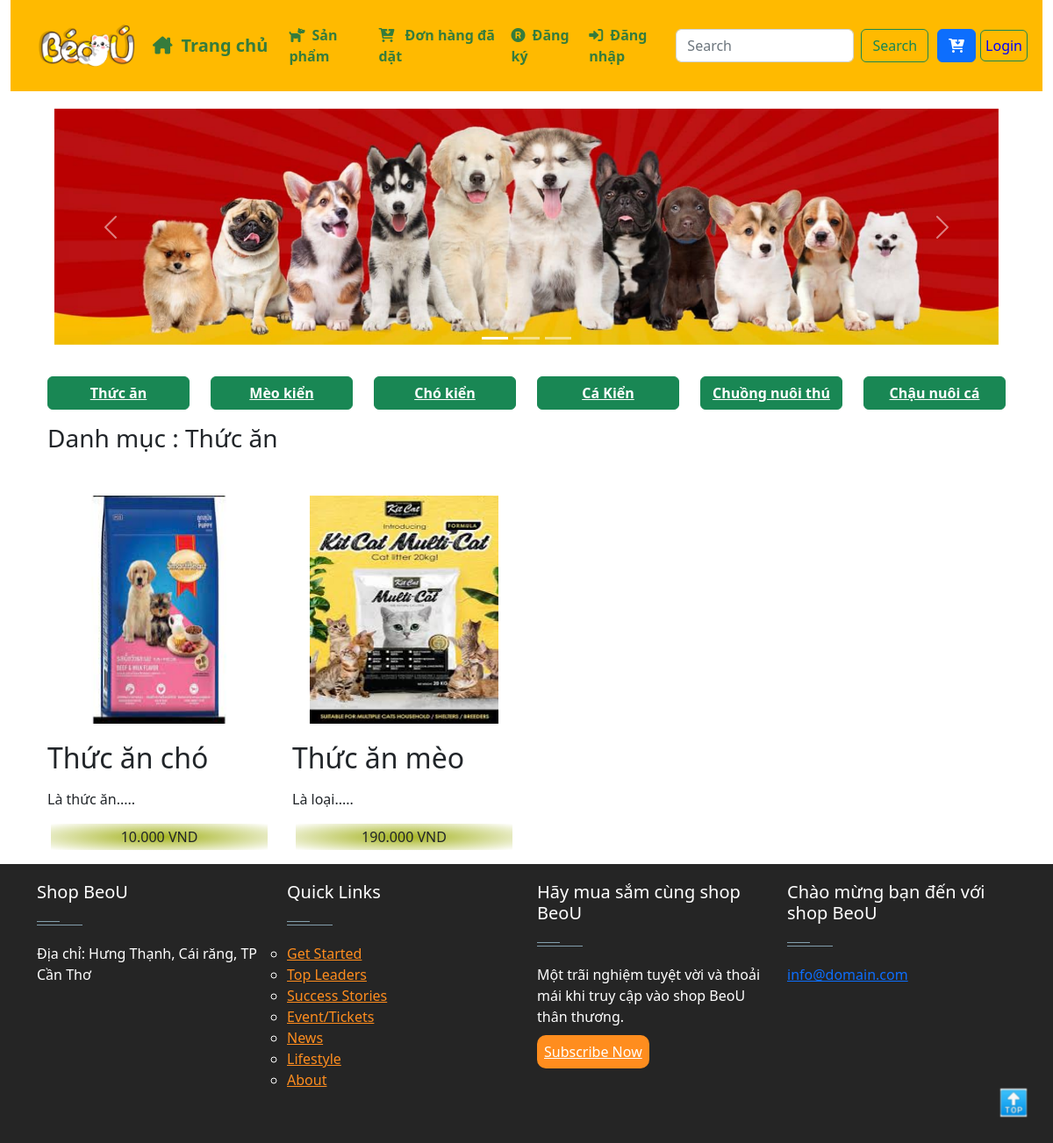
/productbycart.php?catid=23, run on the app's committed database.
### tables this page shows
CREATE TABLE `tbl_category` (
  `catId` int(11) NOT NULL,
  `catName` varchar(255) NOT NULL
);

CREATE TABLE `tbl_product` (
  `productId` int(11) NOT NULL,
  `productName` text NOT NULL,
  `productdesc` text NOT NULL,
  `type_1` int(11) NOT NULL,
  `price` varchar(255) NOT NULL,
  `image_1` varchar(255) NOT NULL,
  `brandId` int(11) NOT NULL,
  `adminID` int(11) NOT NULL,
  `catId` int(11) NOT NULL
);

### lib/database.php (called while the page is built)
<?php
class Database
{
  private $host = "localhost";
  private $username = "root";
  private $password = "";
  private $dbname = "pet";
  protected function connect()
  {
    $conn = 'mysql:host' . $this->host . ';dbname=' . $this->dbname . ';charset=utf8';
    $pdo = new PDO($conn, $this->username, $this->password);
    return $pdo;
  }
}

### classes/category.php (called while the page is built, shortened)
<?php
$filepath = realpath(dirname(__FILE__));
include_once($filepath . '/../lib/database.php');
include_once($filepath . '/../helpers/format.php');
?>
<?php
class category extends Database
{
    public function show_category_fontend()
    {
        $sql = "SELECT * FROM pet.tbl_category order by catId desc";
        $stmt = $this->connect()->query($sql);
        return $stmt;
    }
    public function get_product_by_cat($id)
    {
        $sql = "SELECT * FROM pet.tbl_product WHERE catId = ? order by catId desc LIMIT 8";
        $stmt = $this->connect()->prepare($sql);
        $stmt->execute([$id]);
        return $stmt;
    }
    public function get_name_by_cat($id)
    {
        $sql = "SELECT pet.tbl_product.*, pet.tbl_category.*
            FROM pet.tbl_product INNER JOIN pet.tbl_category ON pet.tbl_product.catId = pet.tbl_category.catId AND pet.tbl_product.catId = ? LIMIT 1";
        $stmt = $this->connect()->prepare($sql);
        $stmt->execute([$id]);
        return $stmt;
    }
}
?>

### helpers/format.php (called while the page is built, shortened)
<?php
class Format{
public function textShorten($text, $limit = 400){
$text = $text. " ";
$text = substr($text, 0, $limit);
$text = substr($text, 0, strrpos($text, ' '));
$text = $text.".....";
return $text;
}
public function format_currency($n=0){
    $n=(string)$n;
    $n=strrev($n);
    $res='';
    for($i=0;$i<strlen($n);$i++){
        if($i%3==0 && $i!=0){
            $res.='.';
        }
        $res.=$n[$i];
    }
    $res=strrev($res);
    return $res;
}
}

### productbycart.php (the view)
<?php
include_once 'inc/header.php';
include_once 'inc/slider.php';
?>
<?php
$cat = new category();
if (!isset($_GET['catid']) || $_GET['catid'] == NULL) {
  echo "<script>window.location = '404.php'</script>";
} else {
  $id = $_GET['catid'];
}
?>
<div class="container">
  <div class="content">
    <div class="row mt-3 mb-3">
      <?php
      $getall_category = $cat->show_category_fontend();
      if ($getall_category) {
        while ($result_allcat = $getall_category->fetch()) {
      ?>
          <div class="col-2">
            <button style="width: 100% ; color: white; font-weight: bold;" type="button" class="btn btn-success">
              <a style="color:white;" href="productbycart.php?catid=<?php echo $result_allcat['catId'] ?>"><?php echo $result_allcat['catName'] ?></a>
            </button>
          </div>
      <?php
        }
      }
      ?>
    </div>
    <?php
    $name_cat = $cat->get_name_by_cat($id);
    if ($name_cat) {
      while ($result_name = $name_cat->fetch()) {
    ?>
        <div class="row">
          <h3>Danh mục : <?php echo $result_name['catName'] ?></h3>
      <?php
      }
    }
      ?>
      <?php
      $productbycat = $cat->get_product_by_cat($id);
      if ($productbycat) {
        while ($result = $productbycat->fetch()) {
      ?>
          <div class="col-12 col-sm-6 col-md-3  image">
            <a href="trangchitiet.php?proid=<?php echo $result['productId'] ?>">
              <img class="d-block w-100" src="admin/uploads/<?php echo $result['image_1'] ?>" alt="">
            </a>
            <h2><?php echo $result['productName'] ?></h2>
            <p><?php echo $fm->textShorten($result['productdesc'], 20) ?></p>
            <p><span><?php echo $fm->format_currency($result['price']) . ' ' . 'VND' ?></span></p>
          </div>
      <?php
        }
      } else {
        echo 'Category Not Avalable';
      }
      ?>
        </div>
  </div>
</div>
<?php
include_once 'inc/footer.php';
?>

### style.css (style rules this page uses)
.image img { height: 300px; width: 100%; }
.image { background-color: white; margin-top: 20px; }
.content span { display: block; margin: 4px; padding: 3px; background: radial-gradient(#a4b31e, #fff); text-align: center; }
:root { --input-padding-x: 1.5rem; --input-padding-y: .75rem; }
img { padding: 20px; transform: scale(1); transition: all 0.5s; }

### data on the page
tbl_category: catName "Thức ăn"
tbl_category: catName "Mèo kiển"
tbl_category: catName "Chó kiển"
tbl_category: catName "Cá Kiển"
tbl_category: catName "Chuồng nuôi thú"
tbl_category: catName "Chậu nuôi cá"
tbl_product: catId.catName "Thức ăn", image_1 (picture), productName "Thức ăn chó", productdesc "Là thức ăn.....", price "10.000"
tbl_product: image_1 (picture), productName "Thức ăn mèo", productdesc "Là loại.....", price "190.000"
